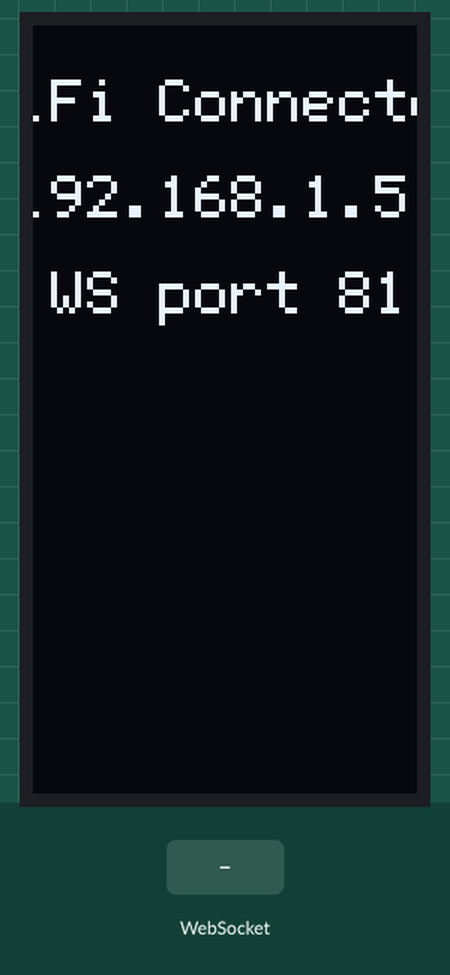
Bench run of a sketch on a simulated Seeed XIAO ESP32-S3. Shown: 64×128 one-colour display. Inputs (shaded band) come from the test bench. WiFi joins after 1.5 s; servers stay silent unless stated; what the sketch prints to the serial monitor is not drawn.

Above: at 1.9 s.
At 4.2 s:
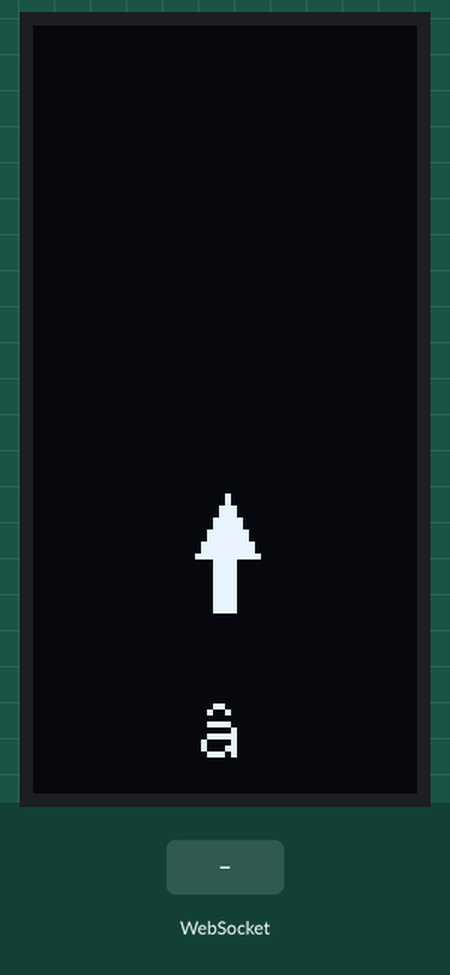
4.3 s: WebSocket text "left" received
At 4.7 s:
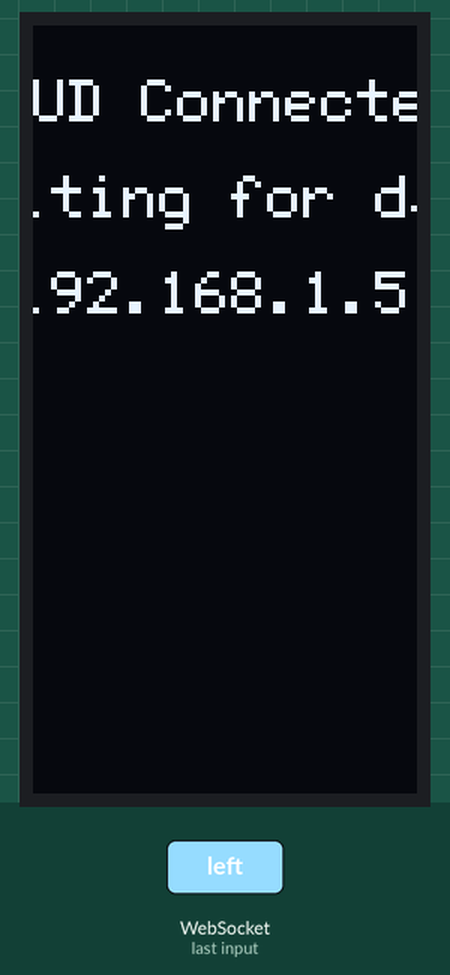
7.3 s: WebSocket text "1" received
At 8.1 s:
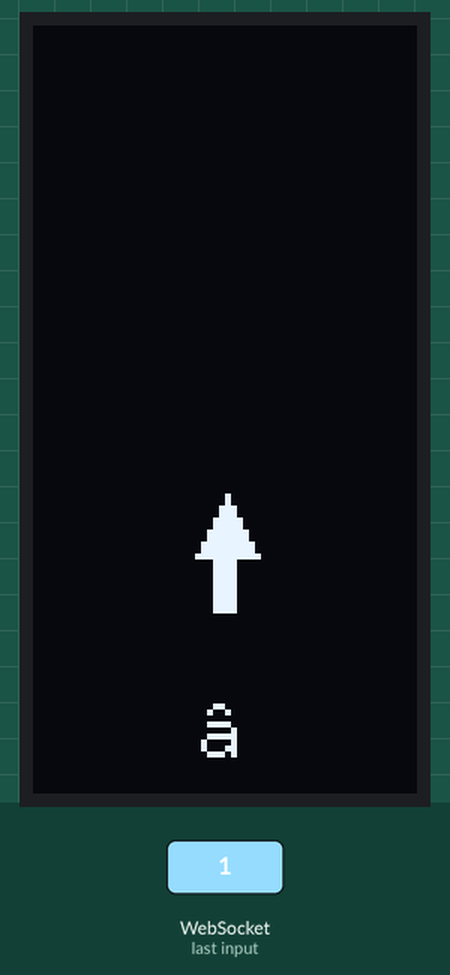
Timing chart, 0 to 10.3 s (numbered marks = the images above; inputs shaded):
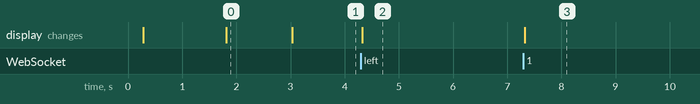

The sketch:

websocket.ino
```cpp
#include <Arduino.h>
#include <SPI.h>
#include <U8g2lib.h>
#include <WiFi.h>
#include <WebSocketsServer.h>
#include <ArduinoJson.h>

// =========================
// WIFI
// =========================
const char* ssid = "add_your_wifi_ssid_here";
const char* password = "add_your_wifi_password_here";

// WebSocket server on port 81
WebSocketsServer webSocket = WebSocketsServer(81);

// =========================
// XIAO ESP32S3 OLED PINS
// =========================
static const uint8_t PIN_SCK  = D8;
static const uint8_t PIN_MOSI = D10;
static const uint8_t PIN_MISO = D9;
static const uint8_t PIN_CS   = D1;
static const uint8_t PIN_DC   = D2;
static const uint8_t PIN_RST  = D3;

// Vertical orientation
U8G2_SSD1309_128X64_NONAME0_F_4W_HW_SPI u8g2(U8G2_R1, PIN_CS, PIN_DC, PIN_RST);

// =========================
// HUD DATA
// =========================
// -1 = left, 0 = straight, +1 = right
int navTurn = 0;

// app sends formatted text like "350 ft" or "0.2 mi"
char distanceText[24] = "—";

// optional status
bool clientConnected = false;

// =========================
// ARROWS
// =========================
void drawStraightArrow(int cx, int cy) {
  u8g2.drawBox(cx - 2, cy - 10, 4, 14);
  u8g2.drawTriangle(cx, cy - 16, cx - 5, cy - 6, cx + 5, cy - 6);
}

void drawRightArrow(int cx, int cy) {
  u8g2.drawBox(cx - 2, cy - 10, 4, 8);
  u8g2.drawBox(cx, cy - 4, 6, 6);
  u8g2.drawBox(cx + 6, cy - 2, 10, 4);
  u8g2.drawTriangle(cx + 20, cy, cx + 12, cy - 6, cx + 12, cy + 6);
}

void drawLeftArrow(int cx, int cy) {
  u8g2.drawBox(cx - 2, cy - 10, 4, 8);
  u8g2.drawBox(cx - 6, cy - 4, 6, 6);
  u8g2.drawBox(cx - 16, cy - 2, 10, 4);
  u8g2.drawTriangle(cx - 20, cy, cx - 12, cy - 6, cx - 12, cy + 6);
}

// =========================
// OLED RENDERING
// =========================
void showCenteredText(const char* line1, const char* line2 = "", const char* line3 = "") {
  u8g2.clearBuffer();
  u8g2.setFont(u8g2_font_6x12_tf);

  int w1 = u8g2.getStrWidth(line1);
  int w2 = u8g2.getStrWidth(line2);
  int w3 = u8g2.getStrWidth(line3);

  int x1 = (u8g2.getDisplayWidth() - w1) / 2;
  int x2 = (u8g2.getDisplayWidth() - w2) / 2;
  int x3 = (u8g2.getDisplayWidth() - w3) / 2;

  u8g2.drawStr(x1, 16, line1);
  if (strlen(line2) > 0) u8g2.drawStr(x2, 32, line2);
  if (strlen(line3) > 0) u8g2.drawStr(x3, 48, line3);

  u8g2.sendBuffer();
}

void renderHUD() {
  u8g2.clearBuffer();

  const int screenW = u8g2.getDisplayWidth();
  const int screenH = u8g2.getDisplayHeight();

  // Distance text
  u8g2.setFont(u8g2_font_7x13_tf);
  int textWidth = u8g2.getStrWidth(distanceText);
  int distX = (screenW - textWidth) / 2;
  int distY = screenH - 6;

  u8g2.drawStr(distX, distY, distanceText);

  // Arrow
  int cx = screenW / 2;
  int cy = distY - 28;

  if (navTurn == 0) {
    drawStraightArrow(cx, cy);
  } else if (navTurn < 0) {
    drawLeftArrow(cx, cy);
  } else {
    drawRightArrow(cx, cy);
  }

  u8g2.sendBuffer();
}

// =========================
// JSON / PACKET HANDLING
// Expected packet from app:
// {
//   "t": "left",
//   "tm": "350 ft"
// }
// =========================
void handleHudPacket(uint8_t* payload, size_t length) {
  StaticJsonDocument<256> doc;
  DeserializationError err = deserializeJson(doc, payload, length);

  if (err) {
    Serial.print("JSON parse failed: ");
    Serial.println(err.c_str());
    return;
  }

  if (doc.containsKey("t")) {
    String turn = String((const char*)doc["t"]);
    turn.toLowerCase();

    if (turn == "left") navTurn = -1;
    else if (turn == "right") navTurn = 1;
    else navTurn = 0;
  }

  if (doc.containsKey("tm")) {
    String dist = String((const char*)doc["tm"]);
    dist.toCharArray(distanceText, sizeof(distanceText));
  }

  Serial.print("TURN: ");
  Serial.print(navTurn);
  Serial.print(" | DIST: ");
  Serial.println(distanceText);

  renderHUD();
}

// =========================
// WEBSOCKET EVENTS
// =========================
void onWebSocketEvent(uint8_t num, WStype_t type, uint8_t* payload, size_t length) {
  switch (type) {
    case WStype_DISCONNECTED:
      clientConnected = false;
      Serial.printf("[WS] Client %u disconnected\n", num);
      showCenteredText("HUD Ready", "Client disconnected", WiFi.localIP().toString().c_str());
      break;

    case WStype_CONNECTED: {
      clientConnected = true;
      IPAddress ip = webSocket.remoteIP(num);
      Serial.printf("[WS] Client %u connected from %d.%d.%d.%d\n",
                    num, ip[0], ip[1], ip[2], ip[3]);

      showCenteredText("HUD Connected", "Waiting for data", WiFi.localIP().toString().c_str());
      break;
    }

    case WStype_TEXT:
      Serial.printf("[WS] Text: %.*s\n", (int)length, payload);
      handleHudPacket(payload, length);
      break;

    default:
      break;
  }
}

// =========================
// SETUP
// =========================
void setup() {
  Serial.begin(115200);
  delay(200);

  SPI.begin(PIN_SCK, PIN_MISO, PIN_MOSI, PIN_CS);

  u8g2.begin();
  u8g2.setPowerSave(0);

  showCenteredText("WAYLENS HUD", "Booting...");

  WiFi.mode(WIFI_STA);
  WiFi.begin(ssid, password);

  showCenteredText("Connecting WiFi", ssid);

  Serial.print("Connecting to: ");
  Serial.println(ssid);

  while (WiFi.status() != WL_CONNECTED) {
    delay(500);
    Serial.print(".");
  }

  Serial.println();
  Serial.println("Connected!");
  Serial.print("IP: ");
  Serial.println(WiFi.localIP());

  String ipStr = WiFi.localIP().toString();
  showCenteredText("WiFi Connected", ipStr.c_str(), "WS port 81");

  webSocket.begin();
  webSocket.onEvent(onWebSocketEvent);

  Serial.println("WebSocket server started on port 81");

  delay(1200);
  renderHUD();
}

// =========================
// LOOP
// =========================
void loop() {
  webSocket.loop();
}
```

Measured:
- after the input at 4.3 s, the display: changes at once (image 2)
- after the input at 7.3 s, the display: changes at once (image 3)
- what the display in image 0 shows lasts 1.2 s, from 1.8 s to 3.0 s
